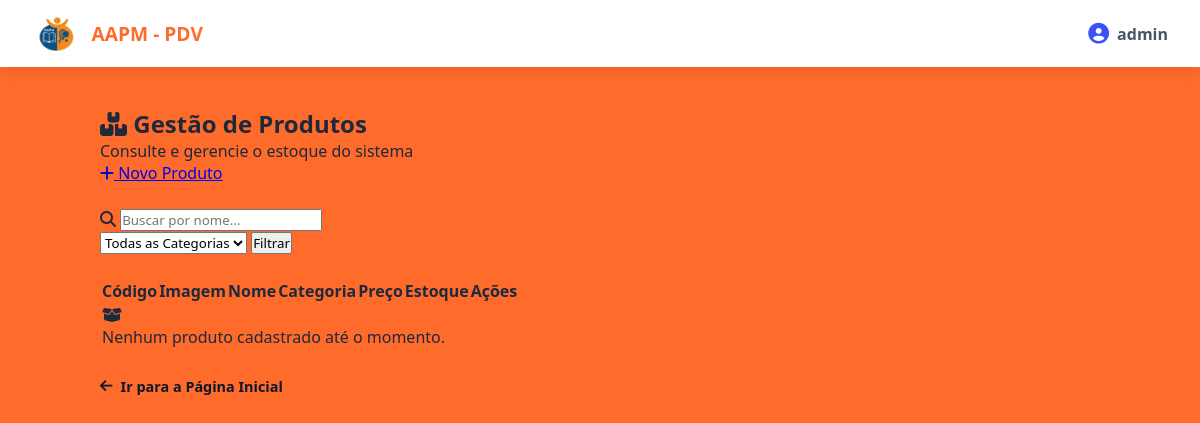
/produtos/ (signed in), run on an earlier commit of the app's database.
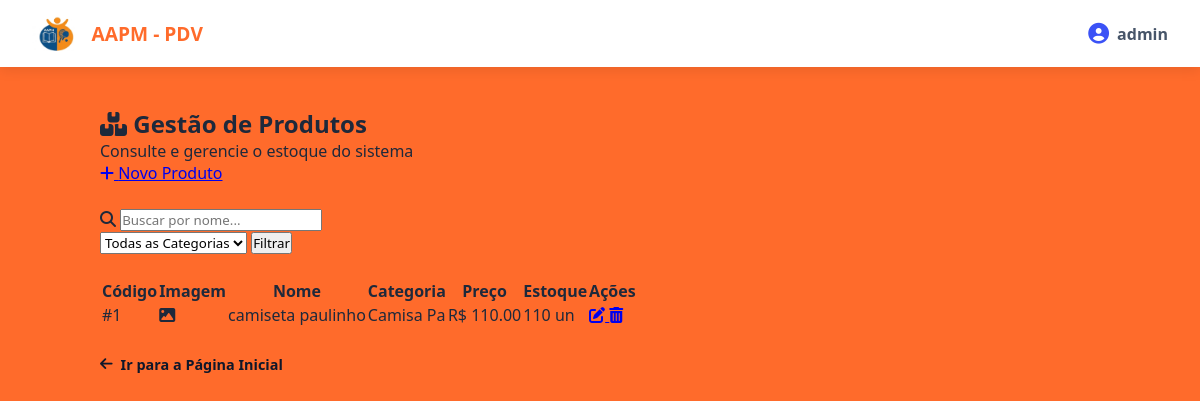
And on a later commit of the database.
### app/models/produto.py (models this page shows, shortened)
class Produto(Base):
    __tablename__ = "produtos"
    id = Column(Integer, primary_key=True, autoincrement=True, index=True)
    nome = Column(String(150), nullable=False, index=True)
    preco = Column(Float, nullable=False, default=0.0)
    estoque_atual = Column(Integer, nullable=False, default=0)
    ativo = Column(Boolean, default=True)
    imagem_path = Column(String(255), nullable=True)
    categoria_id = Column(Integer, ForeignKey("categorias.id", ondelete="SET NULL"), nullable=True )
    categoria = relationship("Categoria", back_populates="produtos")

### app/models/categoria.py (models this page shows)
class Categoria(Base):
    __tablename__ = "categorias"
    id = Column(Integer, primary_key=True, autoincrement=True, index=True)
    nome = Column(String(100), nullable=False, unique=True)
    ativo = Column(Boolean, default=True)
    produtos = relationship("Produto", back_populates="categoria", lazy="select")

### app/controllers/produto_controller.py (the view)
@router.get("/")
def listar_produtos(
    request: Request,
    busca: str = "",
    categoria_id: int = 0,       # 0 = todas as categorias
    db: Session = Depends(get_db),
    usuario = Depends(get_usuario_logado)
):
    query = db.query(Produto).filter(Produto.ativo == True)
    if busca:
        query = query.filter(Produto.nome.ilike(f"%{busca}%"))
    if categoria_id:
        query = query.filter(Produto.categoria_id == categoria_id)
    produtos    = query.order_by(Produto.nome).all()
    categorias  = db.query(Categoria).filter(Categoria.ativo == True).all()
    return templates.TemplateResponse(
        request,
        "produtos/index.html",
        {
            "request":      request,
            "usuario":      usuario,
            "produtos":     produtos,
            "categorias":   categorias,
            "busca":        busca,
            "categoria_id": categoria_id,
        }
    )

### app/templates/produtos/index.html (shortened to what this page needs)
{% extends "base.html" %}
{% block content %}
<div class="page-card header-card">
    <div class="title-group">
        <h2><i class="fa-solid fa-boxes-stacked"></i> Gestão de Produtos</h2>
        <p>Consulte e gerencie o estoque do sistema</p>
    </div>
    {% if usuario and usuario.role == 'admin' %}
    <a href="/produtos/novo" class="btn-primary">
        <i class="fa-solid fa-plus"></i> Novo Produto
    </a>
    {% endif %}
</div>
<div class="page-card filter-card">
    <form method="get" action="/produtos" class="filter-form">
        <div class="search-input-wrapper">
            <i class="fa-solid fa-magnifying-glass search-icon"></i>
            <input
                type="text"
                name="busca"
                placeholder="Buscar por nome..."
                value="{{ busca if busca else '' }}"
                class="input-control">
        </div>
        <select name="categoria_id" class="select-control">
            <option value="0">Todas as Categorias</option>
        </select>
        <button type="submit" class="btn-secondary">
            Filtrar
        </button>
    </form>
</div>
<div class="page-card table-card">
    <table class="custom-table">
        <thead>
            <tr>
                <th>Código</th>
                <th>Imagem</th>
                <th>Nome</th>
                <th>Categoria</th>
                <th>Preço</th>
                <th>Estoque</th>
                <th style="text-align: center;">Ações</th>
            </tr>
        </thead>
        <tbody>
            {% for produto in produtos %}
            <tr>
                <td class="col-id">#{{ produto.id }}</td>
                <td>
                    {% if produto.imagem_path %}
                        <img src="/static/{{ produto.imagem_path }}" alt="{{ produto.nome }}" class="table-img">
                    {% else %}
                        <div class="table-img-placeholder"><i class="fa-solid fa-image"></i></div>
                    {% endif %}
                </td>
                <td class="col-name">{{ produto.nome }}</td>
                <td>
                    <span class="badge-cat">
                        {{ produto.categoria.nome if produto.categoria else 'Sem Categoria' }}
                    </span>
                </td>
                <td class="col-price">R$ {{ "%.2f"|format(produto.preco) }}</td>
                <td>
                    {% if produto.estoque_atual <= 5 %}
                        <span class="badge-stock stock-low">{{ produto.estoque_atual }} un</span>
                    {% else %}
                        <span class="badge-stock stock-ok">{{ produto.estoque_atual }} un</span>
                    {% endif %}
                </td>
                <td>
                    <div class="actions-wrapper">
                        <a href="/produtos/{{ produto.id }}/editar" class="btn-icon edit" title="Editar">
                            <i class="fa-solid fa-pen-to-square"></i>
                        </a>
                        {% if usuario and usuario.role == 'admin' %}
                        <a href="/produtos/{{ produto.id }}/deletar" class="btn-icon delete" title="Excluir" onclick="return confirm('Deseja realmente desativar este produto?');">
                            <i class="fa-solid fa-trash-can"></i>
                        </a>
                        {% endif %}
                    </div>
                </td>
            </tr>
            {% else %}
            <tr>
                <td colspan="7" class="empty-state">
                    <i class="fa-solid fa-box-open"></i>
                    <p>Nenhum produto cadastrado até o momento.</p>
                </td>
            </tr>
            {% endfor %}
        </tbody>
    </table>
</div>
<div>
    <a href="/" style="text-decoration: none; color: #0f172a; font-weight: 600; font-size: 0.9rem; display: inline-flex; align-items: center; gap: 8px;">
        <i class="fa-solid fa-arrow-left"></i> Ir para a Página Inicial
    </a>
</div>
{% endblock %}

What changed in the data, as far as the page shows it:
added Produto: id "1", nome "camiseta paulinho", categoria "Camisa Pa", preco "110.00", estoque_atual "110"
Also different on the page:
text no longer shown: "Nenhum produto cadastrado até o momento."
